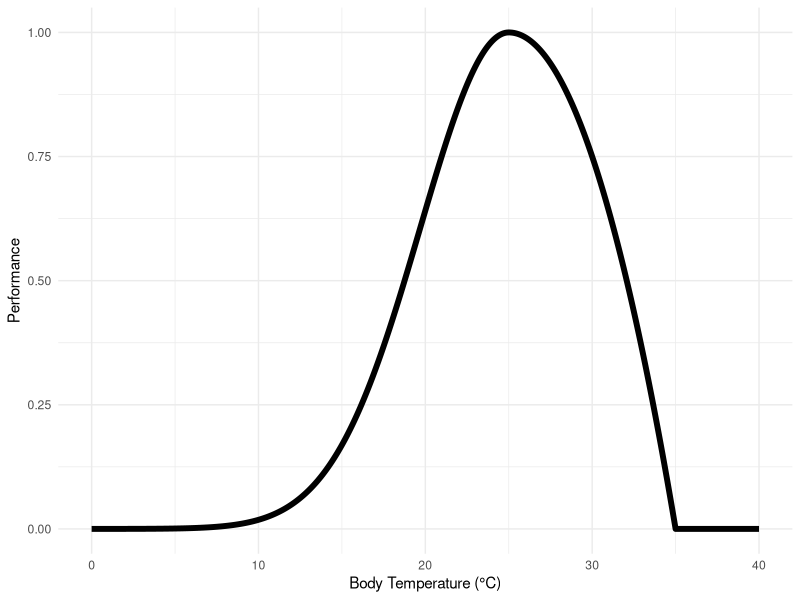
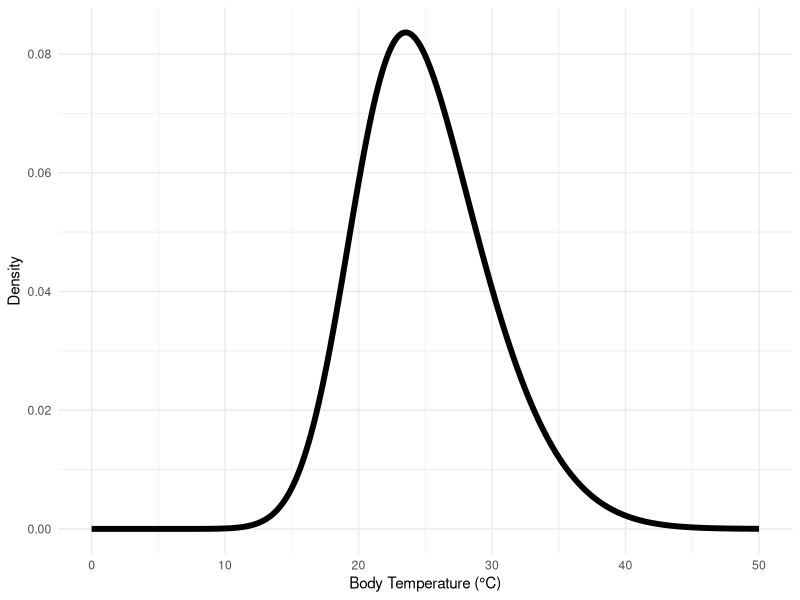
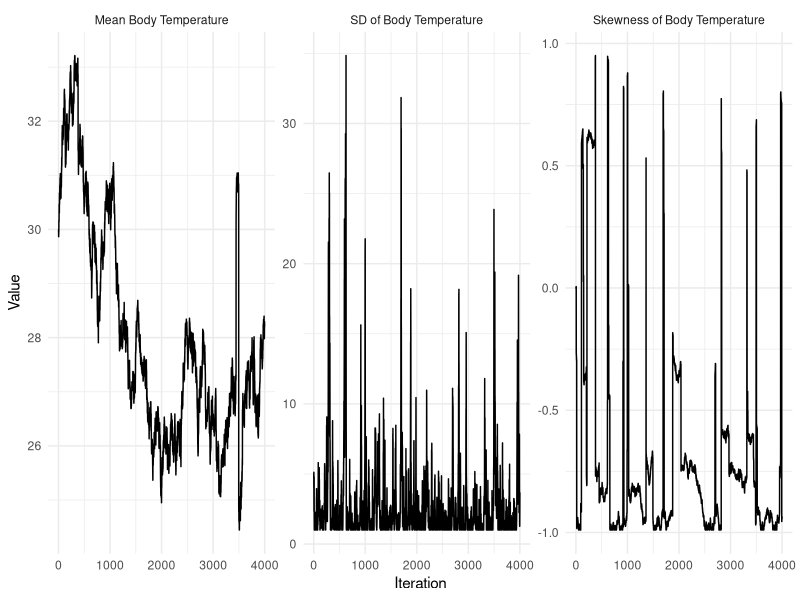
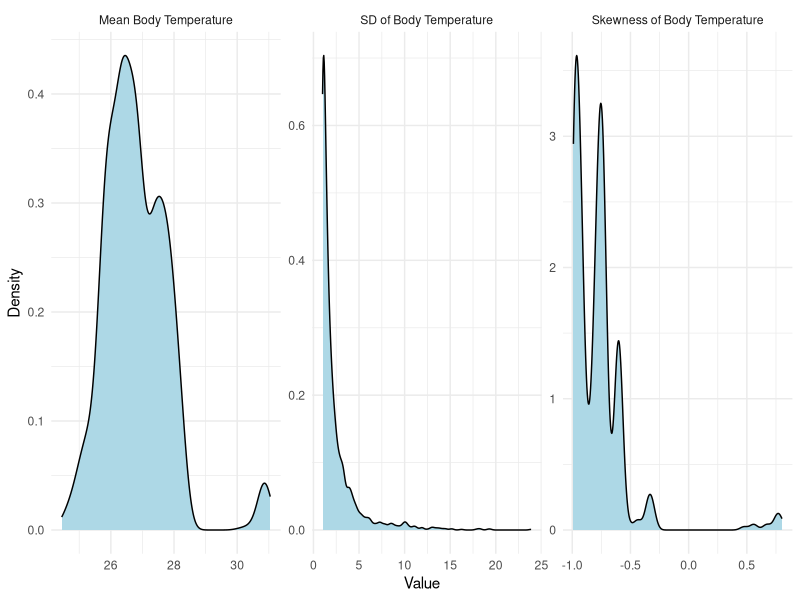
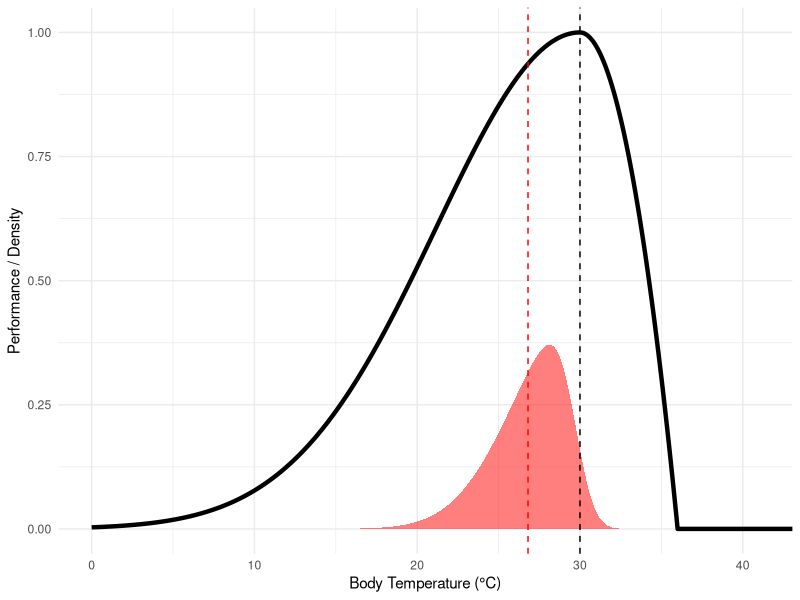

Generate these figures, in order, with R:
## ---- chunk 1
#| code-summary: "Setup"
#| message: false
#| warning: false

# packages
library(tidyverse)
library(sn)
library(kableExtra)

## ---- chunk 2
#| code-summary: "Defining TPC function"
#| out-width: "75%"
#| fig-align: "center"
#| fig-width: 4
#| fig-height: 3

# define TPC function
tpc <- function(temps, topt, ctmin, ctmax) {

  # initialize performance vector and define psig
  perf <- rep(NA, length(temps))
  psig <- -((ctmin - topt) / 4)

  # calculate performance
  for (i in seq_along(temps)){
    if (temps[i] < topt) {
      perf[i] <- exp(-((temps[i] - topt) / (2 * psig))^2)
    } else {
      perf[i] <- 1 - ((temps[i] - topt) / (topt - ctmax))^2
    }
  }

  # correct for negative values and return
  ifelse(perf < 0, 0, perf)

}

# example usage
temps <- seq(0, 40, by = 0.1)
topt <- 25
ctmin <- 10
ctmax <- 35
tpc_values <- tpc(temps, topt, ctmin, ctmax)
tibble(temps, tpc_values) |>
  ggplot(aes(x = temps, y = tpc_values)) +
  geom_line(linewidth = 2) +
  labs(x = "Body Temperature (°C)", y = "Performance") +
  theme_minimal()
## ---- chunk 3
#| code-summary: "Defining function to generate body temperature distributions"
#| out-width: "75%"
#| fig-align: "center"
#| fig-width: 4
#| fig-height: 3

gen_tb_distrib <- function(temps, mean, sd, skew) {

  # stop if SD is negative or if skew is outside of -1 to 1
  if (sd < 0) stop("SD must be non-negative")
  if (skew <= -1 || skew >= 1) stop("Skew must be between -0.99 and 0.99")

  # estimate the parameters of the skew-normal distribution
  params <- cp2dp(c(mean, sd, skew), "SN")

  # generate a sequence of body temperatures and calculate the density
  dsn(temps, xi = params[1], omega = params[2], alpha = params[3])

}

# example usage
tb_distrib <- gen_tb_distrib(
  temps = seq(0, 50, by = 0.1), mean = 25, sd = 5, skew = 0.5
)
tibble(temps = seq(0, 50, by = 0.1), density = tb_distrib) |>
  ggplot(aes(x = temps, y = density)) +
  geom_line(linewidth = 2) +
  labs(x = "Body Temperature (°C)", y = "Density") +
  theme_minimal()
## ---- chunk 4
#| code-summary: "Defining function to calculate expected fitness"

exp_fitness <- function(topt, ctmin, ctmax, mean_tb, sd_tb, skew_tb) {

  if (sd_tb == 0) {
    tpc(mean_tb, topt, ctmin, ctmax)

  } else {
    # function to calculate integrand
    integrand <- function(temps) {
      tpc(temps, topt, ctmin, ctmax) *  gen_tb_distrib(temps, mean_tb, sd_tb, skew_tb) # nolint
    }

    # integrate
    integrate(integrand, lower = -30, upper = 60)$value
  }
}

# example usage
exp_fitness(topt = 25, ctmin = 10, ctmax = 35, mean_tb = 25, sd_tb = 5, skew_tb = 0.5) # nolint

## ---- chunk 5
#| code-summary: "Defining function to calculate thermal injury risk"

ptinj <- function(ctmin, topt, ctmax, mean_tb, sd_tb, skew_tb) {

  if (sd_tb == 0) {
    if (mean_tb < ctmin || mean_tb > ctmax) {
      1
    } else {
      0
    }
  } else {

    # estimate the parameters of the skew-normal distribution
    params <- cp2dp(c(mean_tb, sd_tb, skew_tb), "SN")

    # generate a sequence of body temperatures and calculate the density
    dsn(temps, xi = params[1], omega = params[2], alpha = params[3])

    # calculate ptinj
    ptinj_lower <- psn(ctmin, xi = params[1], omega = params[2], alpha = params[3]) # nolint
    ptinj_upper <- 1 - psn(ctmax, xi = params[1], omega = params[2], alpha = params[3]) # nolint

    # return sum of both tails
    ptinj_lower + ptinj_upper
  }
}

# example usage
ptinj(ctmin = 10, topt = 25, ctmax = 35, mean_tb = 25, sd_tb = 5, skew_tb = 0.5) # nolint

## ---- chunk 6
#| code-summary: "MCMC optimization to estimate body temperature distribution parameters" # nolint

# define TPC shape
topt <- 30
ctmin <- 5
ctmax <- 36

# define number of iterations
n_it <- 4000
n_burn <- 2000

# define objects to store mean_tb, sd_tb, and skew_tb values
mean_tbs <- numeric(n_it)
sd_tbs <- numeric(n_it)
skew_tbs <- numeric(n_it)

# set initial values
mean_tb_init <- topt
sd_tb_init <- 5
skew_tb_init <- 0

# initialize MCMC chain
mean_tbs[1] <- mean_tb_init
sd_tbs[1] <- sd_tb_init
skew_tbs[1] <- skew_tb_init

# run MCMC optimization
for (i in 2:n_it) {

  # propose a new value for mean_tb
  mean_tb_prop <- rnorm(1, mean_tb_init, 5)
  mean_tb_prop <- ifelse(mean_tb_prop < ctmin, ctmin + 0.1, ifelse(mean_tb_prop > ctmax, ctmax - 0.1, mean_tb_prop)) # nolint

  # check if value is accepted
  accept <- rbinom(1, 1, 0.234)
  exp_fit_current <- exp_fitness(topt, ctmin, ctmax, mean_tbs[i - 1], sd_tbs[i - 1], skew_tbs[i - 1]) # nolint
  exp_fit_prop <- exp_fitness(topt, ctmin, ctmax, mean_tb_prop, sd_tbs[i - 1], skew_tbs[i - 1]) # nolint
  ptinj_current <- ptinj(ctmin, topt, ctmax, mean_tbs[i - 1], sd_tbs[i - 1], skew_tbs[i - 1]) # nolint
  ptinj_prop <- ptinj(ctmin, topt, ctmax, mean_tb_prop, sd_tbs[i - 1], skew_tbs[i - 1]) # nolint

  # accept or reject proposal
  if (ptinj_prop < ptinj_current && exp_fit_prop > exp_fit_current && accept == 1) { # nolint
    mean_tbs[i] <- mean_tb_prop
    sd_tbs[i] <- sd_tbs[i - 1]
    skew_tbs[i] <- skew_tbs[i - 1]
  } else {
    mean_tbs[i] <- mean_tbs[i - 1] + rnorm(1, 0, 0.1)
    mean_tbs[i] <- ifelse(mean_tbs[i] < ctmin, ctmin + 0.1, ifelse(mean_tbs[i] > ctmax, ctmax - 0.1, mean_tbs[i])) # nolint
    sd_tbs[i] <- sd_tbs[i - 1] * runif(1, 0.5, 1.5)
    sd_tbs[i] <- ifelse(sd_tbs[i] < 1, 1, sd_tbs[i])
    skew_tbs[i] <- skew_tbs[i - 1] + runif(1, -0.01, 0.01)
    ifelse(skew_tbs[i] < -0.99, skew_tbs[i] <- -0.99, skew_tbs[i])
    ifelse(skew_tbs[i] > 0.99, skew_tbs[i] <- 0.99, skew_tbs[i])
  }

  # propose a new value for sd_tb
  sd_tb_prop <- 1 + rexp(1, 1)

  # check if value is accepted
  accept <- rbinom(1, 1, 0.234)
  exp_fit_current <- exp_fitness(topt, ctmin, ctmax, mean_tbs[i], sd_tbs[i - 1], skew_tbs[i - 1]) # nolint
  exp_fit_prop <- exp_fitness(topt, ctmin, ctmax, mean_tbs[i], sd_tb_prop, skew_tbs[i - 1]) # nolint
  ptinj_current <- ptinj(ctmin, topt, ctmax, mean_tbs[i], sd_tbs[i - 1], skew_tbs[i - 1]) # nolint
  ptinj_prop <- ptinj(ctmin, topt, ctmax, mean_tbs[i], sd_tb_prop, skew_tbs[i - 1]) # nolint

  # accept or reject proposal
  if (ptinj_prop < ptinj_current & exp_fit_prop > exp_fit_current & accept == 1) { # nolint
    mean_tbs[i] <- mean_tbs[i]
    sd_tbs[i] <- sd_tb_prop
    skew_tbs[i] <- skew_tbs[i - 1]
  } else {
    mean_tbs[i] <- mean_tbs[i] + rnorm(1, 0, 0.1)
    mean_tbs[i] <- ifelse(mean_tbs[i] < ctmin, ctmin + 0.1, ifelse(mean_tbs[i] > ctmax, ctmax - 0.1, mean_tbs[i])) # nolint
    sd_tbs[i] <- sd_tbs[i - 1] * runif(1, 0.5, 1.5)
    sd_tbs[i] <- ifelse(sd_tbs[i] < 1, 1, sd_tbs[i])
    skew_tbs[i] <- skew_tbs[i - 1] + runif(1, -0.01, 0.01)
    ifelse(skew_tbs[i] < -0.99, skew_tbs[i] <- -0.99, ifelse(skew_tbs[i] > 0.99, skew_tbs[i] <- 0.99, skew_tbs[i])) # nolint
  }

  # propose a new value for skew_tb
  skew_tb_prop <- runif(1, -0.99, 0.99)

  # check if value is accepted
  accept <- rbinom(1, 1, 0.234)
  exp_fit_current <- exp_fitness(topt, ctmin, ctmax, mean_tbs[i], sd_tbs[i], skew_tbs[i - 1]) # nolint
  exp_fit_prop <- exp_fitness(topt, ctmin, ctmax, mean_tbs[i], sd_tbs[i], skew_tb_prop) # nolint
  ptinj_current <- ptinj(ctmin, topt, ctmax, mean_tbs[i], sd_tbs[i], skew_tbs[i - 1]) # nolint
  ptinj_prop <- ptinj(ctmin, topt, ctmax, mean_tbs[i], sd_tbs[i], skew_tb_prop) # nolint

  # accept or reject proposal
  if (ptinj_prop < ptinj_current && exp_fit_prop > exp_fit_current && accept == 1) { # nolint
    mean_tbs[i] <- mean_tbs[i]
    sd_tbs[i] <- sd_tbs[i]
    skew_tbs[i] <- skew_tb_prop
  } else {
    mean_tbs[i] <- mean_tbs[i - 1] + rnorm(1, 0, 0.1)
    mean_tbs[i] <- ifelse(mean_tbs[i] < ctmin, ctmin + 0.1, ifelse(mean_tbs[i] > ctmax, ctmax - 0.1, mean_tbs[i])) # nolint
    sd_tbs[i] <- sd_tbs[i - 1] * runif(1, 0.5, 1.5)
    sd_tbs[i] <- ifelse(sd_tbs[i] < 1, 1, sd_tbs[i])
    skew_tbs[i] <- skew_tbs[i - 1] + runif(1, -0.01, 0.01)
    ifelse(skew_tbs[i] < -0.99, skew_tbs[i] <- -0.99, ifelse(skew_tbs[i] > 0.99, skew_tbs[i] <- 0.99, skew_tbs[i])) # nolint
  }
}
## ---- chunk 7
#| code-summary: "Plotting MCMC chains and posterior distributions"
#| fig-width: 6
#| fig-height: 2
#| out-width: "75%"
#| fig-align: "center"

# plot posteriors of mean_tb, sd_tb, and skew_tb
tibble(mean_tb = mean_tbs, sd_tb = sd_tbs, skew_tb = skew_tbs) |>
  mutate(iteration = row_number()) |>
  pivot_longer(cols = -c(iteration), names_to = "parameter", values_to = "value") |> # nolint
  mutate(parameter = case_when(
    parameter == "mean_tb" ~ "Mean Body Temperature",
    parameter == "sd_tb" ~ "SD of Body Temperature",
    parameter == "skew_tb" ~ "Skewness of Body Temperature"
  )) |>
  ggplot(aes(x = iteration, y = value)) +
  geom_line() +
  facet_wrap(~ parameter, scales = "free") +
  labs(x = "Iteration", y = "Value") +
  theme_minimal()

# plot posterior distributions of mean_tb, sd_tb, and skew_tb
tibble(mean_tb = mean_tbs, sd_tb = sd_tbs, skew_tb = skew_tbs) |>
  mutate(iteration = row_number()) |>
  filter(iteration > n_burn) |> # discard burn-in
  select(-iteration) |>
  pivot_longer(cols = everything(), names_to = "parameter", values_to = "value") |> # nolint
  mutate(parameter = case_when(
    parameter == "mean_tb" ~ "Mean Body Temperature",
    parameter == "sd_tb" ~ "SD of Body Temperature",
    parameter == "skew_tb" ~ "Skewness of Body Temperature"
  )) |>
  ggplot(aes(x = value)) +
  geom_density(fill = "lightblue") +
  facet_wrap(~ parameter, scales = "free") +
  labs(x = "Value", y = "Density") +
  theme_minimal()
## ---- chunk 8
#| code-summary: "Summarizing posterior distributions of body temperature distribution parameters" # nolint

# get average and 95% confidence interval of tb distribution parameters
posterior <- tibble(mean_tb = mean_tbs, sd_tb = sd_tbs, skew_tb = skew_tbs) |>
  mutate(iteration = row_number()) |>
  filter(iteration > n_burn) |> # discard burn-in
  select(-iteration) |>
  pivot_longer(
    cols = everything(), names_to = "parameter", values_to = "value"
  ) |>
  group_by(parameter) |>
  summarise(
    mean = mean(value),
    lower = quantile(value, 0.025),
    upper = quantile(value, 0.975)
  )
kbl(
  posterior |>
    rename(
      `Parameter` = parameter,
      `Mean` = mean,
      `95% CI Lower` = lower,
      `95% CI Upper` = upper
    )
) |>
  kable_styling(full_width = FALSE)
## ---- chunk 9
#| code-summary: "Plotting TPC and predicted body temperature distribution"
#| fig-width: 4
#| fig-height: 3
#| out-width: "75%"
#| fig-align: "center"

# plot predicted body temperature distribution and TPC
temps <- seq(0, 50, by = 0.1)
tibble(
  temps = temps,
  tpc_values = tpc(temps, topt, ctmin, ctmax),
  tb_density_mean = gen_tb_distrib(
    temps, posterior$mean[1], posterior$mean[2], posterior$mean[3]
  )
) |>
  ggplot(aes(x = temps)) +
  geom_area(aes(y = tb_density_mean * 2), fill = "red", alpha = 0.5) +
  geom_line(aes(y = tpc_values), color = "black", linewidth = 1.5) +
  geom_vline(xintercept = topt, linetype = "dashed", color = "black") +
  geom_vline(
    xintercept = posterior$mean[1], linetype = "dashed", color = "red"
  ) +
  theme_minimal() +
  labs(x = "Body Temperature (°C)", y = "Performance / Density") +
  coord_cartesian(xlim = c(ctmin - 5, ctmax + 5))
